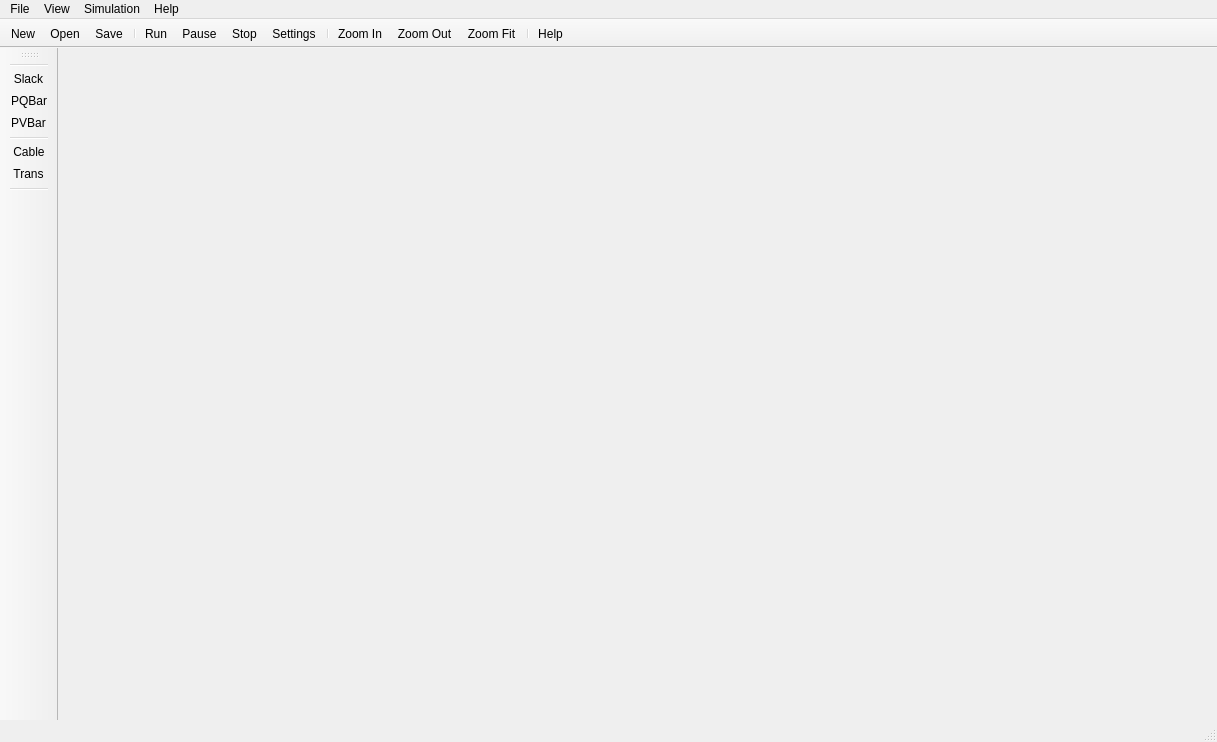
<?xml version="1.0" encoding="UTF-8"?>
<ui version="4.0">
 <class>QKflow</class>
 <widget class="QMainWindow" name="QKflow">
  <property name="geometry">
   <rect>
    <x>0</x>
    <y>0</y>
    <width>1217</width>
    <height>742</height>
   </rect>
  </property>
  <property name="windowTitle">
   <string>QkFlow</string>
  </property>
  <property name="toolButtonStyle">
   <enum>Qt::ToolButtonTextUnderIcon</enum>
  </property>
  <widget class="QWidget" name="centralWidget">
   <layout class="QHBoxLayout" name="horizontalLayout">
    <item>
     <widget class="PnView" name="pnView" native="true">
      <property name="enabled">
       <bool>true</bool>
      </property>
     </widget>
    </item>
   </layout>
  </widget>
  <widget class="QMenuBar" name="menuBar">
   <property name="geometry">
    <rect>
     <x>0</x>
     <y>0</y>
     <width>1217</width>
     <height>25</height>
    </rect>
   </property>
   <property name="acceptDrops">
    <bool>false</bool>
   </property>
   <property name="defaultUp">
    <bool>true</bool>
   </property>
   <property name="nativeMenuBar">
    <bool>true</bool>
   </property>
   <widget class="QMenu" name="menuFile">
    <property name="title">
     <string>File</string>
    </property>
    <addaction name="actionNew"/>
    <addaction name="actionOpen"/>
    <addaction name="actionSave"/>
    <addaction name="separator"/>
    <addaction name="actionExit"/>
   </widget>
   <widget class="QMenu" name="menuView">
    <property name="title">
     <string>View</string>
    </property>
    <addaction name="actionZoomIn"/>
    <addaction name="actionZoomOut"/>
    <addaction name="actionZoomFit"/>
   </widget>
   <widget class="QMenu" name="menuSimulation">
    <property name="title">
     <string>Simulation</string>
    </property>
    <addaction name="actionRun"/>
    <addaction name="actionPause"/>
    <addaction name="actionStop"/>
    <addaction name="separator"/>
    <addaction name="actionSettings"/>
   </widget>
   <widget class="QMenu" name="menuHelp">
    <property name="title">
     <string>Help</string>
    </property>
    <addaction name="actionHelp"/>
   </widget>
   <addaction name="menuFile"/>
   <addaction name="menuView"/>
   <addaction name="menuSimulation"/>
   <addaction name="menuHelp"/>
  </widget>
  <widget class="QToolBar" name="mainToolBar">
   <property name="movable">
    <bool>false</bool>
   </property>
   <property name="floatable">
    <bool>false</bool>
   </property>
   <attribute name="toolBarArea">
    <enum>TopToolBarArea</enum>
   </attribute>
   <attribute name="toolBarBreak">
    <bool>false</bool>
   </attribute>
   <addaction name="actionNew"/>
   <addaction name="actionOpen"/>
   <addaction name="actionSave"/>
   <addaction name="separator"/>
   <addaction name="actionRun"/>
   <addaction name="actionPause"/>
   <addaction name="actionStop"/>
   <addaction name="actionSettings"/>
   <addaction name="separator"/>
   <addaction name="actionZoomIn"/>
   <addaction name="actionZoomOut"/>
   <addaction name="actionZoomFit"/>
   <addaction name="separator"/>
   <addaction name="actionHelp"/>
  </widget>
  <widget class="QStatusBar" name="statusBar"/>
  <widget class="QToolBar" name="toolBar">
   <property name="windowTitle">
    <string>toolBar</string>
   </property>
   <property name="toolButtonStyle">
    <enum>Qt::ToolButtonTextUnderIcon</enum>
   </property>
   <property name="floatable">
    <bool>false</bool>
   </property>
   <attribute name="toolBarArea">
    <enum>LeftToolBarArea</enum>
   </attribute>
   <attribute name="toolBarBreak">
    <bool>false</bool>
   </attribute>
   <addaction name="separator"/>
   <addaction name="actionSlack"/>
   <addaction name="actionPQBar"/>
   <addaction name="actionPVBar"/>
   <addaction name="separator"/>
   <addaction name="actionCable"/>
   <addaction name="actionTransformer"/>
   <addaction name="separator"/>
  </widget>
  <action name="actionNew">
   <property name="icon">
    <iconset resource="img.qrc">
     <normaloff>:/img/new.png</normaloff>:/img/new.png</iconset>
   </property>
   <property name="text">
    <string>New</string>
   </property>
   <property name="toolTip">
    <string>New Power Network project</string>
   </property>
   <property name="shortcut">
    <string>Ctrl+N</string>
   </property>
  </action>
  <action name="actionSave">
   <property name="icon">
    <iconset resource="img.qrc">
     <normaloff>:/img/save.png</normaloff>:/img/save.png</iconset>
   </property>
   <property name="text">
    <string>Save</string>
   </property>
   <property name="toolTip">
    <string>Save Network</string>
   </property>
   <property name="shortcut">
    <string>Ctrl+S</string>
   </property>
  </action>
  <action name="actionOpen">
   <property name="icon">
    <iconset resource="img.qrc">
     <normaloff>:/img/open.png</normaloff>:/img/open.png</iconset>
   </property>
   <property name="text">
    <string>Open</string>
   </property>
   <property name="toolTip">
    <string>Open Network</string>
   </property>
   <property name="shortcut">
    <string>Ctrl+O</string>
   </property>
  </action>
  <action name="actionRun">
   <property name="icon">
    <iconset resource="img.qrc">
     <normaloff>:/img/run.png</normaloff>:/img/run.png</iconset>
   </property>
   <property name="text">
    <string>Run</string>
   </property>
   <property name="toolTip">
    <string>Run simulation</string>
   </property>
   <property name="shortcut">
    <string>F5</string>
   </property>
  </action>
  <action name="actionPause">
   <property name="icon">
    <iconset resource="img.qrc">
     <normaloff>:/img/pause.png</normaloff>:/img/pause.png</iconset>
   </property>
   <property name="text">
    <string>Pause</string>
   </property>
   <property name="toolTip">
    <string>Pause simulation</string>
   </property>
  </action>
  <action name="actionStop">
   <property name="icon">
    <iconset resource="img.qrc">
     <normaloff>:/img/stop.png</normaloff>:/img/stop.png</iconset>
   </property>
   <property name="text">
    <string>Stop</string>
   </property>
   <property name="toolTip">
    <string>Stop simulation</string>
   </property>
  </action>
  <action name="actionSettings">
   <property name="icon">
    <iconset resource="img.qrc">
     <normaloff>:/img/settings.png</normaloff>:/img/settings.png</iconset>
   </property>
   <property name="text">
    <string>Settings</string>
   </property>
   <property name="toolTip">
    <string>Configure simulation parameters</string>
   </property>
  </action>
  <action name="actionZoomIn">
   <property name="icon">
    <iconset resource="img.qrc">
     <normaloff>:/img/zoom+.png</normaloff>:/img/zoom+.png</iconset>
   </property>
   <property name="text">
    <string>Zoom In</string>
   </property>
   <property name="toolTip">
    <string>Zoom in</string>
   </property>
   <property name="shortcut">
    <string>Ctrl++</string>
   </property>
  </action>
  <action name="actionZoomOut">
   <property name="icon">
    <iconset resource="img.qrc">
     <normaloff>:/img/zoom-.png</normaloff>:/img/zoom-.png</iconset>
   </property>
   <property name="text">
    <string>Zoom Out</string>
   </property>
   <property name="toolTip">
    <string>Zoom Out</string>
   </property>
   <property name="shortcut">
    <string>Ctrl+-</string>
   </property>
  </action>
  <action name="actionZoomFit">
   <property name="icon">
    <iconset resource="img.qrc">
     <normaloff>:/img/search.png</normaloff>:/img/search.png</iconset>
   </property>
   <property name="text">
    <string>Zoom Fit</string>
   </property>
   <property name="toolTip">
    <string>Fit screen</string>
   </property>
   <property name="shortcut">
    <string>Ctrl+.</string>
   </property>
  </action>
  <action name="actionHelp">
   <property name="icon">
    <iconset resource="img.qrc">
     <normaloff>:/img/help.png</normaloff>:/img/help.png</iconset>
   </property>
   <property name="text">
    <string>Help</string>
   </property>
   <property name="toolTip">
    <string>Help</string>
   </property>
   <property name="shortcut">
    <string>F1</string>
   </property>
  </action>
  <action name="actionExit">
   <property name="text">
    <string>Exit</string>
   </property>
  </action>
  <action name="actionSlack">
   <property name="icon">
    <iconset resource="PnGraphics/pnrc.qrc">
     <normaloff>:/img/ico-slack.png</normaloff>:/img/ico-slack.png</iconset>
   </property>
   <property name="text">
    <string>Slack</string>
   </property>
   <property name="toolTip">
    <string>Add Slack</string>
   </property>
  </action>
  <action name="actionPQBar">
   <property name="icon">
    <iconset resource="PnGraphics/pnrc.qrc">
     <normaloff>:/img/ico-pq.png</normaloff>:/img/ico-pq.png</iconset>
   </property>
   <property name="text">
    <string>PQBar</string>
   </property>
   <property name="toolTip">
    <string>Add PQBar</string>
   </property>
  </action>
  <action name="actionTransformer">
   <property name="icon">
    <iconset resource="PnGraphics/pnrc.qrc">
     <normaloff>:/img/ico-trans.png</normaloff>:/img/ico-trans.png</iconset>
   </property>
   <property name="text">
    <string>Trans...</string>
   </property>
   <property name="toolTip">
    <string>Add Transformer</string>
   </property>
  </action>
  <action name="actionCable">
   <property name="icon">
    <iconset resource="PnGraphics/pnrc.qrc">
     <normaloff>:/img/ico-line.png</normaloff>:/img/ico-line.png</iconset>
   </property>
   <property name="text">
    <string>Cable</string>
   </property>
   <property name="toolTip">
    <string>Add Cable</string>
   </property>
   <property name="shortcut">
    <string>Ctrl+W</string>
   </property>
  </action>
  <action name="actionPVBar">
   <property name="icon">
    <iconset resource="PnGraphics/pnrc.qrc">
     <normaloff>:/img/ico-pv.png</normaloff>:/img/ico-pv.png</iconset>
   </property>
   <property name="text">
    <string>PVBar</string>
   </property>
   <property name="toolTip">
    <string>Add PVBar</string>
   </property>
  </action>
 </widget>
 <layoutdefault spacing="6" margin="11"/>
 <customwidgets>
  <customwidget>
   <class>PnView</class>
   <extends>QWidget</extends>
   <header location="global">PnGraphics/pnview.h</header>
   <container>1</container>
  </customwidget>
 </customwidgets>
 <resources>
  <include location="img.qrc"/>
  <include location="PnGraphics/pnrc.qrc"/>
 </resources>
 <connections/>
</ui>
